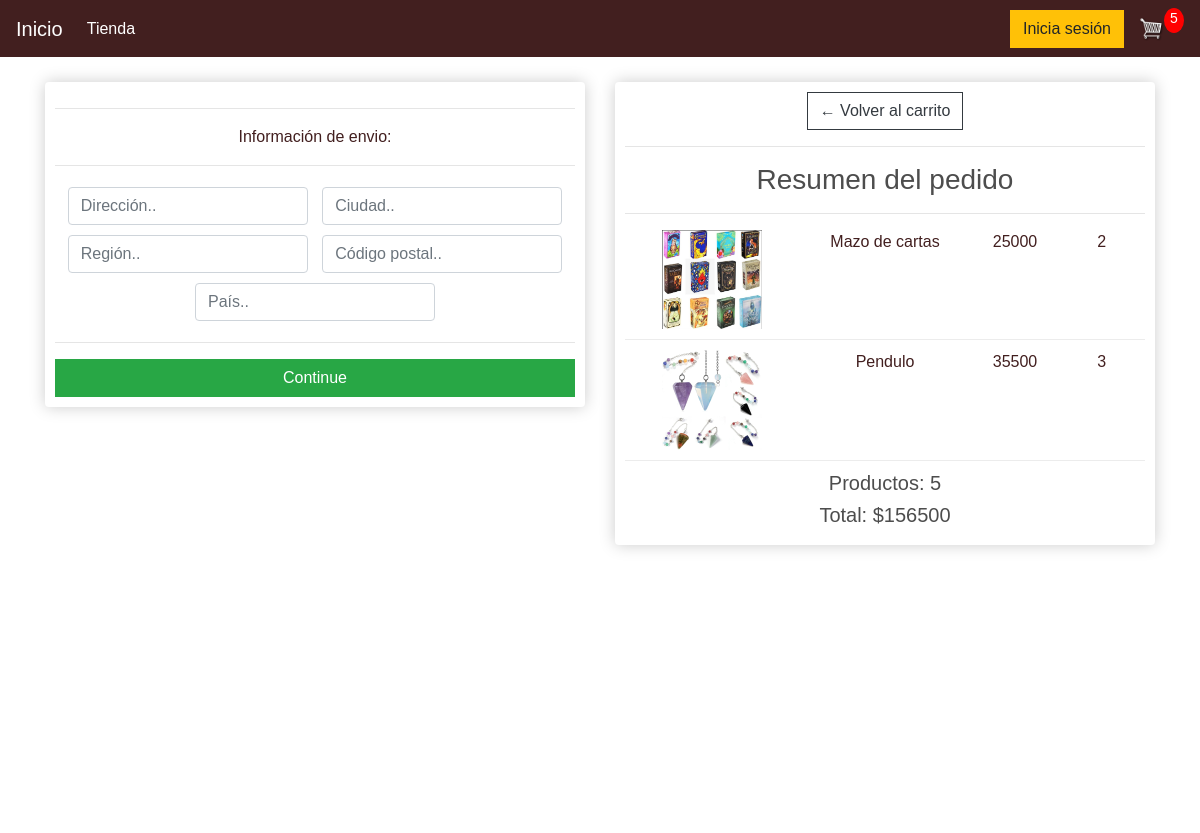
Before: /checkout/ (signed in) with the older database file.
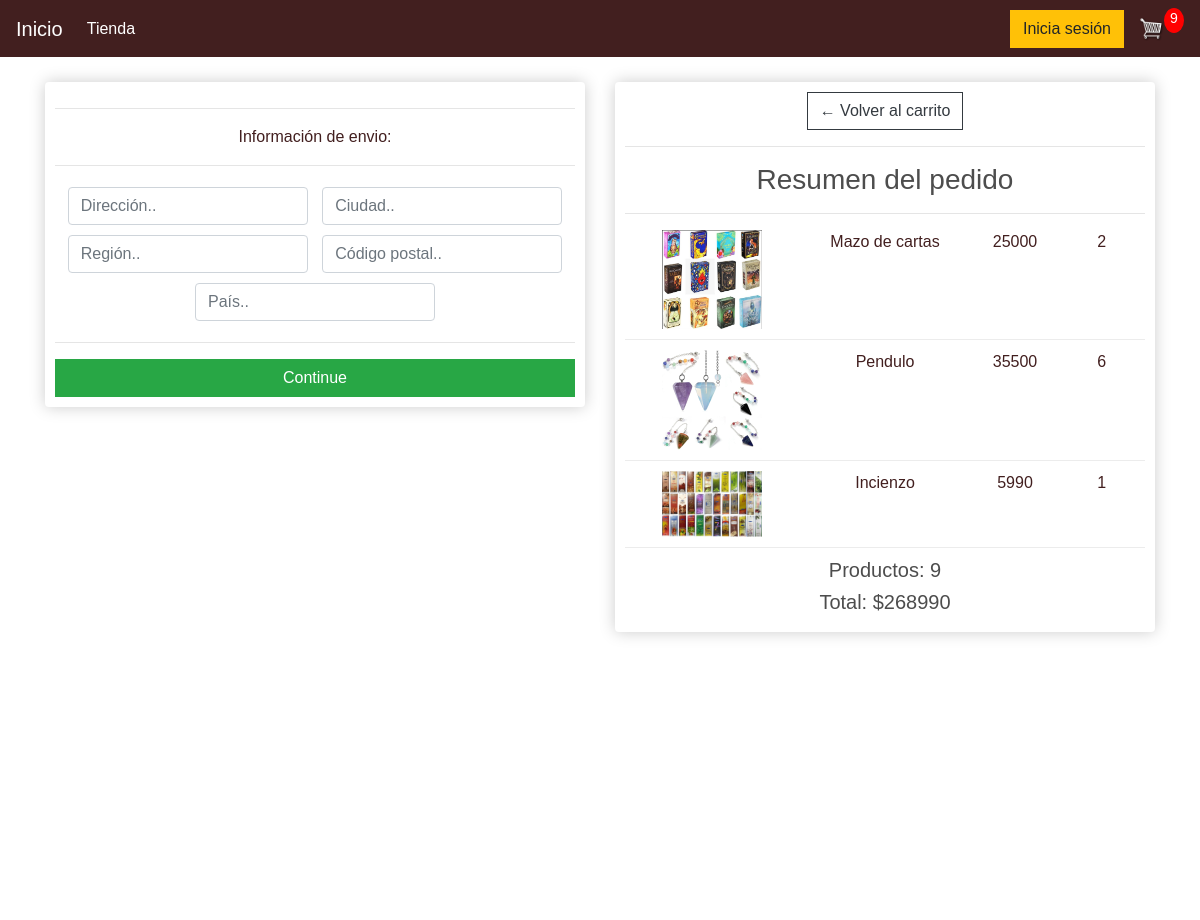
After: the same page with the newer database file.
### tienda/models.py (models this page shows, shortened)
class OrdenProducto(models.Model):
    producto = models.ForeignKey(Producto, on_delete=models.SET_NULL, null=True)
    orden = models.ForeignKey(Orden,on_delete=models.SET_NULL, null=True)
    cantidad = models.IntegerField(default=0, null=True,blank=True)
    fecha_agregado = models.DateTimeField(auto_now_add=True)
    @property
    def get_total(self):
        total = self.producto.precio * self.cantidad
        return total

class Producto(models.Model):
    nombre = models.CharField(max_length=200)
    precio = models.IntegerField()
    digital = models.BooleanField(default=False, null=True, blank=False)
    imagen = models.ImageField(null=True, blank=True)
    @property
    def imagenURL(self):
        try:
            url = self.imagen.url
        except:
            url = ''
        return url

class Orden(models.Model):
    cliente = models.ForeignKey(Cliente, on_delete=models.SET_NULL, null=True, blank=True)
    fecha_orden = models.DateTimeField(auto_now_add=True)
    completado = models.BooleanField(default=False)
    id_transaccion = models.CharField(max_length=100, null=True)
    @property
    def shipping(self):
        shipping = False
        ordenproducto = self.ordenproducto_set.all()
        for i in ordenproducto:
            if i.producto.digital == False:
                shipping = True
        return shipping
    @property
    def get_cart_total(self):
        ordenproducto = self.ordenproducto_set.all()
        total = sum([item.get_total for item in ordenproducto])
        return total
    @property
    def get_cart_items(self):
        ordenproducto = self.ordenproducto_set.all()
        total = sum([item.cantidad for item in ordenproducto])
        return total

### tienda/views.py (the view)
# urls.py: path('checkout/', views.checkout, name="checkout"),
def checkout(request):
    if request.user.is_authenticated:
        cliente= request.user.cliente
        orden, created= Orden.objects.get_or_create(cliente=cliente, completado=False)
        items = orden.ordenproducto_set.all()
        cartItems = orden.get_cart_items
    else:
        items = []
        orden = {'get_cart_total':0, 'get_cart_items':0, 'shipping': False}
        cartItems = orden['get_cart_items']
    context={'items':items, 'orden':orden, 'cartItems':cartItems}
    return render(request, 'tienda/checkout.html', context)

### tienda/templates/tienda/checkout.html (shortened to what this page needs)
{% extends 'tienda/main.html' %}
{% load static %}
    {% block content %}
    <br><br>
    <div class="row">
		<div class="col-lg-6">
			<div class="box-element" id="form-wrapper">
				<form id="form">
					<div id="shipping-info">
						<hr>
						<p>Información de envio:</p>
						<hr>
						<div class="form-field">
							<input class="form-control" type="text" name="address" placeholder="Dirección..">
						</div>
						<div class="form-field">
							<input class="form-control" type="text" name="city" placeholder="Ciudad..">
						</div>
						<div class="form-field">
							<input class="form-control" type="text" name="state" placeholder="Región..">
						</div>
						<div class="form-field">
							<input class="form-control" type="text" name="zipcode" placeholder="Código postal..">
						</div>
						<div class="form-field">
							<input class="form-control" type="text" name="country" placeholder="País..">
						</div>
					</div>
					<hr>
					<input id="form-button" class="btn btn-success btn-block" type="submit" value="Continue">
				</form>
			</div>
			<br>
		</div>
		<div class="col-lg-6">
			<div class="box-element">
				<a  class="btn btn-outline-dark" href="{% url 'carrito' %}">&#x2190; Volver al carrito</a>
				<hr>
				<h3>Resumen del pedido</h3>
				<hr>
				{% for item in items%}
				<div class="cart-row">
					<div style="flex:2"><img class="row-image" src="{{item.producto.imagenURL}}"></div>
					<div style="flex:2"><p>{{item.producto.nombre}}</p></div>
					<div style="flex:1"><p>{{item.producto.precio}}</p></div>
					<div style="flex:1"><p>{{item.cantidad}}</p></div>
				</div>
			{% endfor %}
				<h5>Productos:   {{orden.get_cart_items}}</h5>
				<h5>Total:   ${{orden.get_cart_total}}</h5>
			</div>
		</div>
	</div>
    {% endblock content %}

Changed rows visible on the page:
changed OrdenProducto "Pendulo": cantidad "3" → "6"
added OrdenProducto: producto.imagenURL (picture), producto.nombre "Incienzo", producto.precio "5990", cantidad "1"
changed through a linked row, Orden: get_cart_items "5" → "9"; get_cart_total "156500" → "268990"
Other visible differences:
{{ cartItems }}: "5" → "9"
